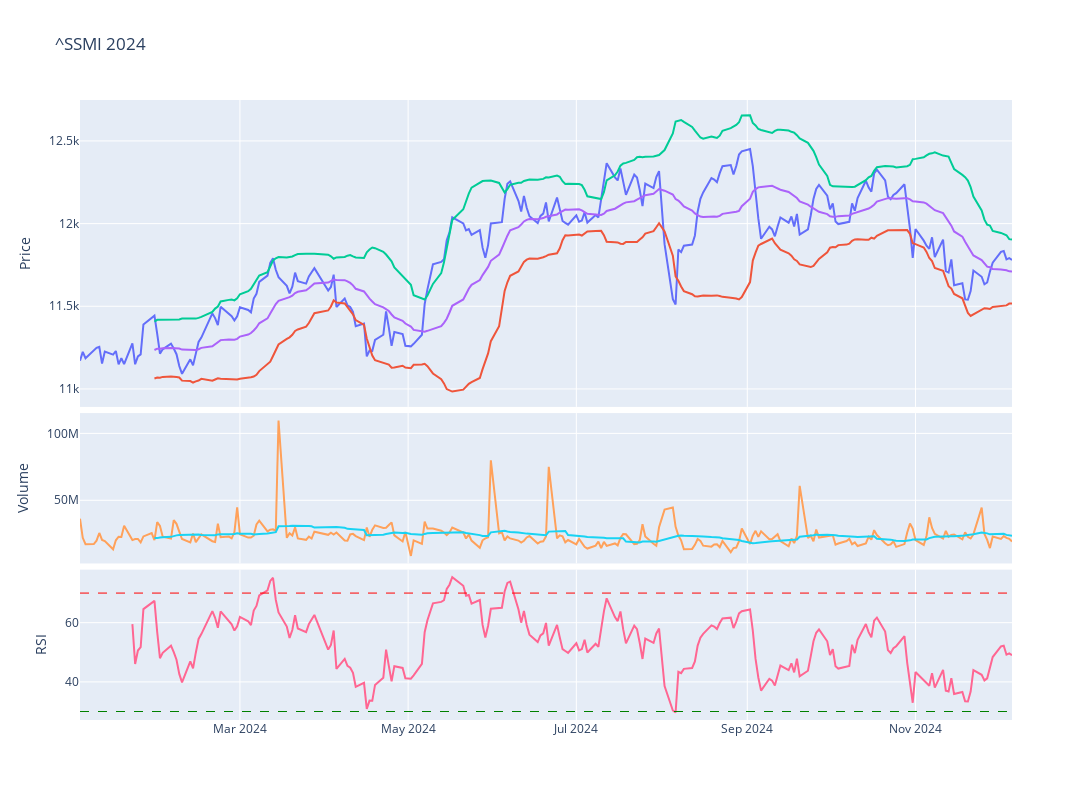

Notebook code cell kept with this figure:
### Code cell
# Plot the adjusted close price
fig = make_subplots(rows=4, cols=1,shared_xaxes=True,vertical_spacing=0.01,specs=[[{'rowspan':2,'colspan':1}],[None],[{'rowspan':1,'colspan':1}],[{'rowspan':1,'colspan':1}]])

# Graph (1,1)
fig.add_trace(go.Scatter(x=stock_ticker['Adj Close'].loc[year].index,y=stock_ticker['Adj Close'].loc[year],mode="lines",name=f'{ticker}'),row=1,col=1)
fig.add_trace(go.Scatter(x=stock_ticker['BB_Lower'].loc[year].index,y=stock_ticker['BB_Lower'].loc[year],mode="lines",name='BB_Lower'),row=1,col=1)
fig.add_trace(go.Scatter(x=stock_ticker['BB_Upper'].loc[year].index,y=stock_ticker['BB_Upper'].loc[year],mode="lines",name='BB_Upper'),row=1,col=1)
fig.add_trace(go.Scatter(x=stock_ticker['MMA20'].loc[year].index,y=stock_ticker['MMA20'].loc[year],mode="lines",name='MMA20'),row=1,col=1)
# Update xaxis properties
fig.update_yaxes(title_text="Price", row=1, col=1)

# Graph (3,1)
fig.add_trace(go.Scatter(x=stock_ticker['Volume'].loc[year].index,y=stock_ticker['Volume'].loc[year],mode="lines",name='Volume'),row=3, col=1)
fig.add_trace(go.Scatter(x=stock_ticker['Volume'].loc[year].index,y=stock_ticker['Volume'].loc[year].rolling(20).mean(),mode="lines",name='MMA20'),row=3,col=1)
fig.update_yaxes(title_text="Volume", row=3, col=1)

# Graph (4,1)
fig.add_trace(go.Scatter(x=stock_ticker['RSI'].loc[year].index,y=stock_ticker['RSI'].loc[year],mode="lines",name='RSI'),row=4, col=1)
fig.add_hline(y=30, line_width=1, line_dash="dash", line_color="green",row=4,col=1)
fig.add_hline(y=70, line_width=1, line_dash="dash", line_color="red",row=4,col=1)
fig.update_yaxes(title_text="RSI", row=4, col=1)

fig.update_layout(height=800, width=1300,showlegend=False,title=f"{ticker} {year}")

fig.show()

### Figure 1 — Plotly figure (JSON) as saved in the notebook; plotly's stock layout.template omitted (floating-point values rounded to 4 significant figures; data arrays with more than 128 entries replaced by an {"elided": "..."} marker saying what was removed)
{"data": [{"mode": "lines", "name": "^SSMI", "type": "scatter", "x": {"elided": "236 str values"}, "xaxis": "x", "y": {"elided": "236 float values"}, "yaxis": "y"}, {"mode": "lines", "name": "BB_Lower", "type": "scatter", "x": {"elided": "236 str values"}, "xaxis": "x", "y": {"elided": "236 float values"}, "yaxis": "y"}, {"mode": "lines", "name": "BB_Upper", "type": "scatter", "x": {"elided": "236 str values"}, "xaxis": "x", "y": {"elided": "236 float values"}, "yaxis": "y"}, {"mode": "lines", "name": "MMA20", "type": "scatter", "x": {"elided": "236 str values"}, "xaxis": "x", "y": {"elided": "236 float values"}, "yaxis": "y"}, {"mode": "lines", "name": "Volume", "type": "scatter", "x": {"elided": "236 str values"}, "xaxis": "x2", "y": {"elided": "236 int values"}, "yaxis": "y2"}, {"mode": "lines", "name": "MMA20", "type": "scatter", "x": {"elided": "236 str values"}, "xaxis": "x2", "y": {"elided": "236 int values"}, "yaxis": "y2"}, {"mode": "lines", "name": "RSI", "type": "scatter", "x": {"elided": "236 str values"}, "xaxis": "x3", "y": {"elided": "236 float values"}, "yaxis": "y3"}], "layout": {"height": 800, "shapes": [{"line": {"color": "green", "dash": "dash", "width": 1}, "type": "line", "x0": 0, "x1": 1, "xref": "x3 domain", "y0": 30, "y1": 30, "yref": "y3"}, {"line": {"color": "red", "dash": "dash", "width": 1}, "type": "line", "x0": 0, "x1": 1, "xref": "x3 domain", "y0": 70, "y1": 70, "yref": "y3"}], "showlegend": false, "title": {"text": "^SSMI 2024"}, "width": 1300, "xaxis": {"anchor": "y", "domain": [0, 1], "matches": "x3", "showticklabels": false}, "xaxis2": {"anchor": "y2", "domain": [0, 1], "matches": "x3", "showticklabels": false}, "xaxis3": {"anchor": "y3", "domain": [0, 1]}, "yaxis": {"anchor": "x", "domain": [0.505, 1], "title": {"text": "Price"}}, "yaxis2": {"anchor": "x2", "domain": [0.2525, 0.495], "title": {"text": "Volume"}}, "yaxis3": {"anchor": "x3", "domain": [0, 0.2425], "title": {"text": "RSI"}}}}
